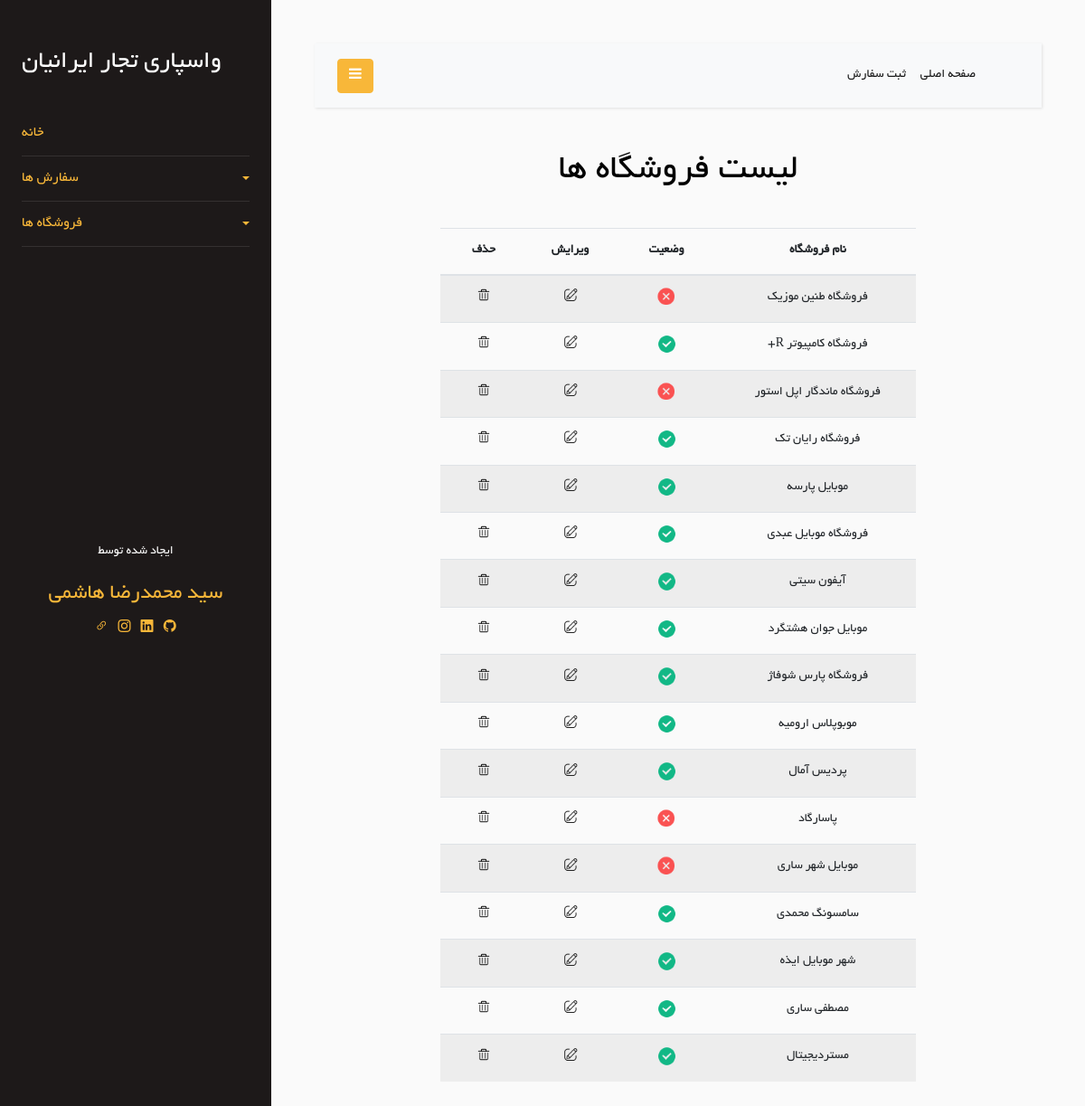
/Store/show-store (signed in), run on the app's committed database.
### Store/models.py (models this page shows, shortened)
class Store(models.Model):
    store_name = models.CharField(max_length=100)
    is_active = models.BooleanField(default=True)
    is_delete = models.BooleanField(default=False)
    class Meta:
        db_table = 'Store'

### Store/views.py (the view)
# urls.py: path('show-store', views.show_store, name='show-store'),
@login_required
def show_store(request):
    stores = Store.objects.filter(is_delete=False)
    context = {
        'stores': stores,
    }
    return render(request, 'Store/show-stores.html', context)

### Store/templates/Store/show-stores.html (shortened to what this page needs)
{% extends 'base/layout.html' %}
{% load static %}
{% block header-link %}
    <link rel="stylesheet" href="{% static 'css/Store/show-stores-style.css' %}">
{% endblock %}
{% block mian %}
    <div class="row">
        <div class="col-md-2"></div>
        <div class="col-md-8 text-center">
            <h1>لیست فروشگاه ها</h1>
            <br/>
            <div class="row">
                <div class="col-12">
                    <div class="table-responsive">
                        <table class="table table-striped">
                            <thead>
                            <tr>
                                <th>نام فروشگاه</th>
                                <th>وضعیت</th>
                                <th>ویرایش</th>
                                <th>حذف</th>
                            </tr>
                            </thead>
                            <tbody>
                            {% for store in stores %}
                                <tr>
                                    <td>{{ store.store_name }}</td>
                                    <td>
                                        {% if store.is_active %}
                                            <img class="icon" src="{% static 'icons/icons8-checkmark-64.png' %}" />
                                        {% else %}
                                            <img class="icon" src="{% static 'icons/icons8-no-64.png' %}">
                                        {% endif %}
                                    </td>
                                    <td>
                                        <a href="{% url 'update-store' store_id=store.id %}">
                                            <img class="icon" src="{% static 'Order/image/edit-icon.png' %}"/>
                                        </a>
                                    </td>
                                    <td>
                                        <a href="{% url 'delete-store' store_id=store.id %}">
                                            <img class="icon" src="{% static 'Order/image/delete-icon.png' %}"/>
                                        </a>
                                    </td>
                                </tr>
                            {% endfor %}
                            </tbody>
                        </table>
                    </div>
                </div>
            </div>
        </div>
        <div class="col-md-2"></div>
    </div>
{% endblock %}

### Store/static/css/Store/show-stores-style.css (style rules this page uses)
.icon { width: 25%; }

### data on the page
Store: store_name "فروشگاه طنین موزیک", is_active False (drawn)
Store: store_name "فروشگاه کامپیوتر R+", is_active True (drawn)
Store: store_name "فروشگاه ماندگار اپل استور", is_active False (drawn)
Store: store_name "فروشگاه رایان تک", is_active True (drawn)
Store: store_name "موبایل پارسه", is_active True (drawn)
Store: store_name "فروشگاه موبایل عبدی", is_active True (drawn)
Store: store_name "آیفون سیتی", is_active True (drawn)
Store: store_name "موبایل جوان هشتگرد", is_active True (drawn)
Store: store_name "فروشگاه پارس شوفاژ", is_active True (drawn)
Store: store_name "موبوپلاس ارومیه", is_active True (drawn)
Store: store_name "پردیس آمال", is_active True (drawn)
Store: store_name "پاسارگاد", is_active False (drawn)
Store: store_name "موبایل شهر ساری", is_active False (drawn)
Store: store_name "سامسونگ محمدی", is_active True (drawn)
Store: store_name "شهر موبایل ایذه", is_active True (drawn)
Store: store_name "مصطفی ساری", is_active True (drawn)
Store: store_name "مستردیجیتال", is_active True (drawn)
